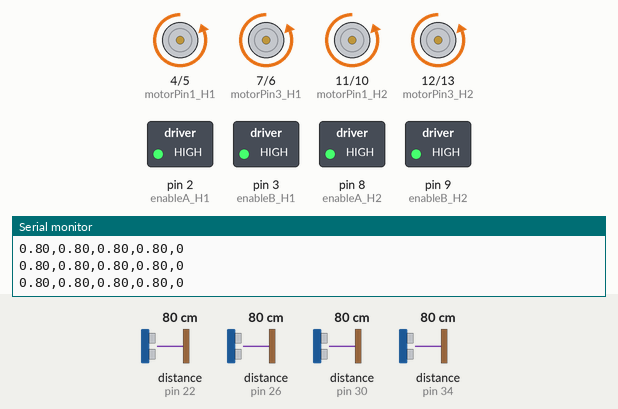
Bench run of a sketch on a simulated Arduino Mega 2560, built with avr-gcc and run on an emulated ATmega2560. Parts: motor-driver pin pairs drawn as motors (green arrow = first pin HIGH = forward, orange = second pin HIGH = backward, longer = more drive), switched loads named in the sketch (green lamp = pin HIGH), the last lines printed to the serial monitor. Wiring (inferred from the names in the program): 4 × ultrasonic range finder: trigger pin 23, echo pin 22 / trigger pin 27, echo pin 26 / trigger pin 31, echo pin 30 / trigger pin 35, echo pin 34. The inputs (shaded band) are chosen by the test bench; at power-on: distance to the obstacle (sensors on pin 22, pin 26, pin 30, pin 34) 80 cm. The echo pulse lasts 58.3 µs per cm; pins used as bus, display or sensor lines are not drawn. At 16.3 s the program stops and its outputs stay as they are.

Above: at 3.2 s.
3.3 s: distance to the obstacle (sensor on pin 22) set to 9 cm
4.8 s: distance to the obstacle (sensor on pin 22) set to 6 cm
At 5.8 s:
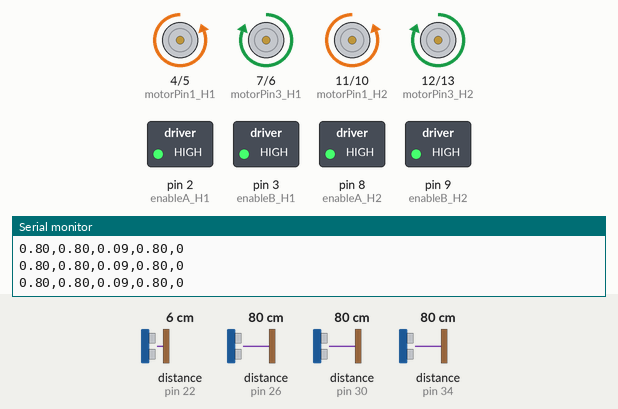
At 17.3 s:
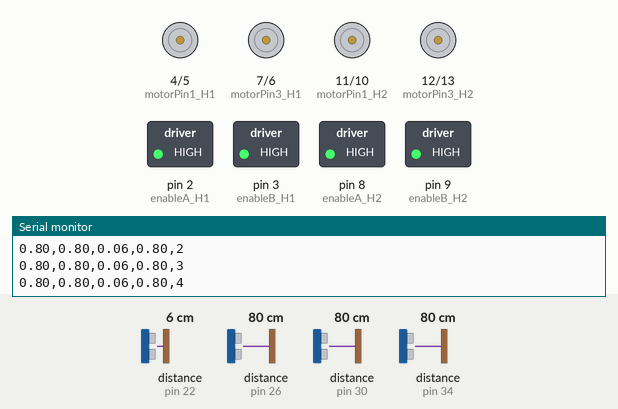
Timing chart, 0 to 17.8 s (numbered marks = the images above; inputs shaded):
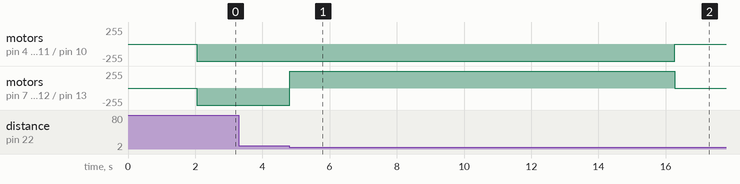

Measured:
- the behaviour switches between 8 and 7 cm on distance to the obstacle (sensor on pin 22) (found by bisection; images 0 and 1)
- after the input at 4.8 s, motor on pin 4 (motorPin1_H1) / pin 5 (motorPin2_H1), motor on pin 11 (motorPin1_H2) / pin 10 (motorPin2_H2): backward 255/255 → stopped after 11.5 s; motor on pin 7 (motorPin3_H1) / pin 6 (motorPin4_H1), motor on pin 12 (motorPin3_H2) / pin 13 (motorPin4_H2): backward 255/255 → forward 255/255 at once, → stopped 11.5 s later

The sketch:

Car_Project_Arduino.ino
```cpp
int turn_counter = 0;

///////////////////////// SENSORS

//Sensor 1
const int trigPin1 = 31;
const int echoPin1 = 30;
long duration1;

//Sensor 2
const int trigPin2 = 27;
const int echoPin2 = 26;
long duration2;

//Sensor 3
const int trigPin3 = 23;
const int echoPin3 = 22;
long duration3;

//Sensor 4
const int trigPin4 = 35;
const int echoPin4 = 34;
long duration4;

///////////////////////// MOTORS

//enable for H Bridge 1 (front of car)
const int enableA_H1 = 2;
const int enableB_H1 = 3;

//Motor A_H1 (left)
const int motorPin1_H1  = 4;
const int motorPin2_H1  = 5;
//Motor B_H1 (right)
const int motorPin3_H1  = 7;
const int motorPin4_H1  = 6;

//enable for H bridge 2 (back of car)
const int enableA_H2 = 8;
const int enableB_H2 = 9;

//Motor A_H2 (left)
const int motorPin1_H2 = 11;
const int motorPin2_H2 = 10;
//Motor B_H2 (right)
const int motorPin3_H2 = 12;
const int motorPin4_H2 = 13;

void setup()
{
  Serial.begin(9600);

  //Set pin modes for sensors
  pinMode(trigPin1, OUTPUT);
  pinMode(echoPin1, INPUT);
  pinMode(trigPin2, OUTPUT);
  pinMode(echoPin2, INPUT);
  pinMode(trigPin3, OUTPUT);
  pinMode(echoPin3, INPUT);
  pinMode(trigPin4, OUTPUT);
  pinMode(echoPin4, INPUT);

  //Set pin modes for motors
  pinMode(enableA_H1, OUTPUT);
  pinMode(enableB_H1, OUTPUT);
  pinMode(motorPin1_H1, OUTPUT);
  pinMode(motorPin2_H1, OUTPUT);
  pinMode(motorPin3_H1, OUTPUT);
  pinMode(motorPin4_H1, OUTPUT);
  pinMode(enableA_H2, OUTPUT);
  pinMode(enableB_H2, OUTPUT);
  pinMode(motorPin1_H2, OUTPUT);
  pinMode(motorPin2_H2, OUTPUT);
  pinMode(motorPin3_H2, OUTPUT);
  pinMode(motorPin4_H2, OUTPUT);

  //Set enable pins for H Bridges
  analogWrite(enableA_H1, 255);
  analogWrite(enableB_H1, 255);
  analogWrite(enableA_H2, 255);
  analogWrite(enableB_H2, 255);

  delay(2000);

  //Sensor 1
  digitalWrite(trigPin1, LOW);
  delayMicroseconds(2);

  digitalWrite(trigPin1, HIGH);
  delayMicroseconds(10);
  digitalWrite(trigPin1, LOW);

  duration1 = pulseIn(echoPin1, HIGH);
  double distance1 = (double)duration1 * 345 / 2 / 1000000;

  //Read distance on sensor 2
  delayMicroseconds(2);
  digitalWrite(trigPin1, LOW);
  delayMicroseconds(2);

  digitalWrite(trigPin2, HIGH);
  delayMicroseconds(10);
  digitalWrite(trigPin2, LOW);

  duration2 = pulseIn(echoPin2, HIGH);
  double distance2 = (double)duration2 * 345 / 2 / 1000000;

  //Read distance on sensor 3
  delayMicroseconds(2);
  digitalWrite(trigPin3, LOW);
  delayMicroseconds(2);

  digitalWrite(trigPin3, HIGH);
  delayMicroseconds(10);
  digitalWrite(trigPin3, LOW);

  duration3 = pulseIn(echoPin3, HIGH);
  double distance3 = (double)duration3 * 345 / 2 / 1000000;

  //Read distance on sensor 4
  delayMicroseconds(2);
  digitalWrite(trigPin4, LOW);
  delayMicroseconds(2);

  digitalWrite(trigPin4, HIGH);
  delayMicroseconds(10);
  digitalWrite(trigPin4, LOW);

  duration4 = pulseIn(echoPin4, HIGH);
  double distance4 = (double)duration4 * 345 / 2 / 1000000;

  String data = String(String(distance1) + "," + String(distance2) + "," + String(distance3) + "," + String(distance4) + "," + String(turn_counter));
  Serial.println(data);
}

void loop()
{
  //Read distance on sensor 1, put value into array
  digitalWrite(trigPin1, LOW);
  delayMicroseconds(2);

  digitalWrite(trigPin1, HIGH);
  delayMicroseconds(10);
  digitalWrite(trigPin1, LOW);

  duration1 = pulseIn(echoPin1, HIGH);
  double distance1 = (double)duration1 * 345 / 2 / 1000000;

  //Read distance on sensor 2
  delayMicroseconds(2);
  digitalWrite(trigPin1, LOW);
  delayMicroseconds(2);

  digitalWrite(trigPin2, HIGH);
  delayMicroseconds(10);
  digitalWrite(trigPin2, LOW);

  duration2 = pulseIn(echoPin2, HIGH);
  double distance2 = (double)duration2 * 345 / 2 / 1000000;

  //Read distance on sensor 3
  delayMicroseconds(2);
  digitalWrite(trigPin3, LOW);
  delayMicroseconds(2);

  digitalWrite(trigPin3, HIGH);
  delayMicroseconds(10);
  digitalWrite(trigPin3, LOW);

  duration3 = pulseIn(echoPin3, HIGH);
  double distance3 = (double)duration3 * 345 / 2 / 1000000;

  //Read distance on sensor 4
  delayMicroseconds(2);
  digitalWrite(trigPin4, LOW);
  delayMicroseconds(2);

  digitalWrite(trigPin4, HIGH);
  delayMicroseconds(10);
  digitalWrite(trigPin4, LOW);

  duration4 = pulseIn(echoPin4, HIGH);
  double distance4 = (double)duration4 * 345 / 2 / 1000000;

  //Have car move if front of car reaches wall
  if (distance2 > 0.07 && distance3 > 0.07) {
    forward();
  }
  else {
    turn_counter++;
    turn_right();
  }

  String data = String(String(distance1) + "," + String(distance2) + "," + String(distance3) + "," + String(distance4) + "," + String(turn_counter));
  Serial.println(data);

  if (turn_counter == 4)
  {
    while (1)
      stop_moving();
  }
}

void forward()
{
  //H Bridge 1
  digitalWrite(motorPin1_H1, LOW);
  digitalWrite(motorPin2_H1, HIGH);
  digitalWrite(motorPin3_H1, LOW);
  digitalWrite(motorPin4_H1, HIGH);
  //H Bridge 2
  digitalWrite(motorPin1_H2, LOW);
  digitalWrite(motorPin2_H2, HIGH);
  digitalWrite(motorPin3_H2, LOW);
  digitalWrite(motorPin4_H2, HIGH);
}

void turn_right()
{
  //Motor A_H1 goes forward, Motor B_H1 goes backward
  digitalWrite(motorPin1_H1, LOW);
  digitalWrite(motorPin2_H1, HIGH);
  digitalWrite(motorPin3_H1, HIGH);
  digitalWrite(motorPin4_H1, LOW);
  //Motor A_H2 goes forward, Motor B_H2 goes backward
  digitalWrite(motorPin1_H2, LOW);
  digitalWrite(motorPin2_H2, HIGH);
  digitalWrite(motorPin3_H2, HIGH);
  digitalWrite(motorPin4_H2, LOW);

  delay(2850);
}

void turn_left()
{
  //Motor A_H1 goes backward, Motor B_H1 goes forward
  digitalWrite(motorPin1_H1, HIGH);
  digitalWrite(motorPin2_H1, LOW);
  digitalWrite(motorPin3_H1, LOW);
  digitalWrite(motorPin4_H1, HIGH);
  //Motor A_H2 goes backward, Motor B_H2 goes forward
  digitalWrite(motorPin1_H2, HIGH);
  digitalWrite(motorPin2_H2, LOW);
  digitalWrite(motorPin3_H2, LOW);
  digitalWrite(motorPin4_H2, HIGH);

  delay(2900);
}

void stop_moving()
{
  //H Bridge 1
  digitalWrite(motorPin1_H1, LOW);
  digitalWrite(motorPin2_H1, LOW);
  digitalWrite(motorPin3_H1, LOW);
  digitalWrite(motorPin4_H1, LOW);
  //H Bridge 2
  digitalWrite(motorPin1_H2, LOW);
  digitalWrite(motorPin2_H2, LOW);
  digitalWrite(motorPin3_H2, LOW);
  digitalWrite(motorPin4_H2, LOW);
}
```
